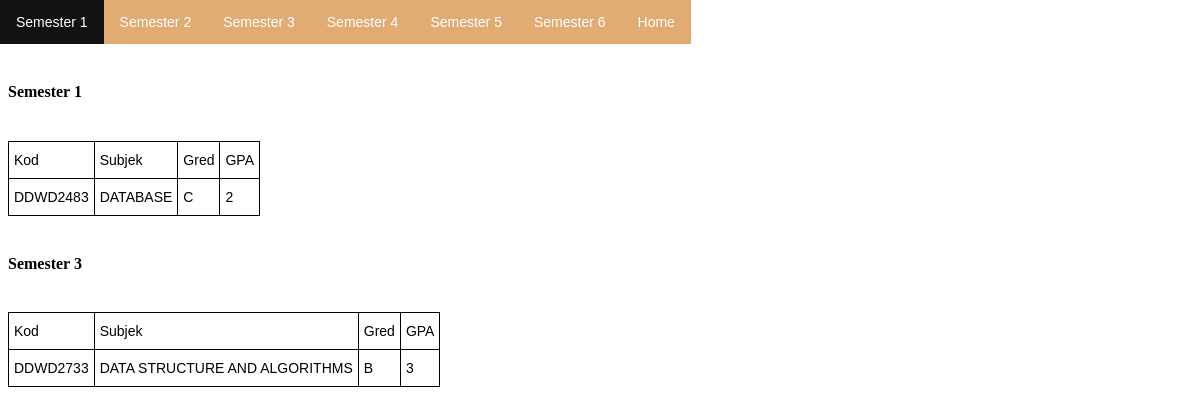
/results.php (signed in), run on the app's committed database.
### tables this page shows
CREATE TABLE `studentresults` (
  `student_name` varchar(99) NOT NULL,
  `semester` varchar(99) NOT NULL,
  `kod` varchar(99) NOT NULL,
  `subjek` varchar(99) NOT NULL,
  `gred` varchar(99) NOT NULL,
  `gpa` varchar(99) NOT NULL
);

### session.php (called while the page is built, shortened)
<?php
   include('conn.php');
   $user_check = $_SESSION['login_user'];
   $ses_sql = mysqli_query($con ,"select username from studentlogin where username = '$user_check' ");
   $row = mysqli_fetch_array($ses_sql,MYSQLI_ASSOC);
   $login_session = $row['username'];
?>

### results.php (the view, shortened to what this page needs)
<?php
include('conn.php');
include('session.php');
$sql = "SELECT semester, kod, subjek, gred, gpa FROM studentresults WHERE student_name = '$login_session'";
$result = $con->query($sql);
if ($result->num_rows > 0) {
  while($row = $result->fetch_assoc()) {
    if ($row["semester"] == 1){
        echo "<h4> Semester 1</h4><br>";
        echo "<table class='tg' id='sem2'><thead><tr><th class='tg-0lax'>Kod</th><th class='tg-0lax'>Subjek</th><th class='tg-0lax'>Gred</th><th class='tg-0lax'>GPA</th></tr></thead>";
        echo "<tr><td class='tg-0lax'>".$row["kod"]."</td><td class='tg-0lax'>".$row["subjek"]."</td><td class='tg-0lax'>".$row["gred"]."</td><td class='tg-0lax'>".$row["gpa"]."</td></tr></table>";
    }elseif($row["semester"] == 3){
        echo "<h4> Semester 3</h4><br>";
        echo "<table class='tg' id='sem4'><thead><tr><th class='tg-0lax'>Kod</th><th class='tg-0lax'>Subjek</th><th class='tg-0lax'>Gred</th><th class='tg-0lax'>GPA</th></tr></thead>";
        echo "<tr><td class='tg-0lax'>".$row["kod"]."</td><td class='tg-0lax'>".$row["subjek"]."</td><td class='tg-0lax'>".$row["gred"]."</td><td class='tg-0lax'>".$row["gpa"]."</td></tr></table>";
    }
  }
} else {
  echo "0 results";
}
?>
<html>
    <head>
    </head>
    <body>
        <ul>
            <li><a href="#sem1">Semester 1</a></li>
            <li><a href="#sem2">Semester 2</a></li>
            <li><a href="#sem3">Semester 3</a></li>
            <li><a href="#sem4">Semester 4</a></li>
            <li><a href="#sem5">Semester 5</a></li>
            <li><a href="#sem6">Semester 6</a></li>
            <li><a href="HOMEPAGE.php">Home</a></li>
        </ul>
        </body>
        </html>

### results.php (style rules this page uses)
.tg { border-collapse:collapse;border-spacing:0; }
.tg td { border-color:black;border-style:solid;border-width:1px;font-family:Arial, sans-serif;font-size:14px; overflow:hidden;padding:10px 5px;word-break:normal; }
.tg th { border-color:black;border-style:solid;border-width:1px;font-family:Arial, sans-serif;font-size:14px; font-weight:normal;overflow:hidden;padding:10px 5px;word-break:normal; }
.tg .tg-0lax { text-align:left;vertical-align:top }
ul { list-style-type: none; margin: 0; padding: 0; overflow: hidden; background-color: #E1AB74; font-family:Arial, sans-serif; font-size:14px; position: fixed; top:0; left:0; overflow: hidden; }
li { float: left; }
li a { display: block; color: white; text-align: center; padding: 14px 16px; text-decoration: none; font-family:Arial, sans-serif; font-size:14px; }

### data on the page
studentresults: kod "DDWD2483", subjek "DATABASE", gred "C", gpa "2"
studentresults: kod "DDWD2733", subjek "DATA STRUCTURE AND ALGORITHMS", gred "B", gpa "3"
